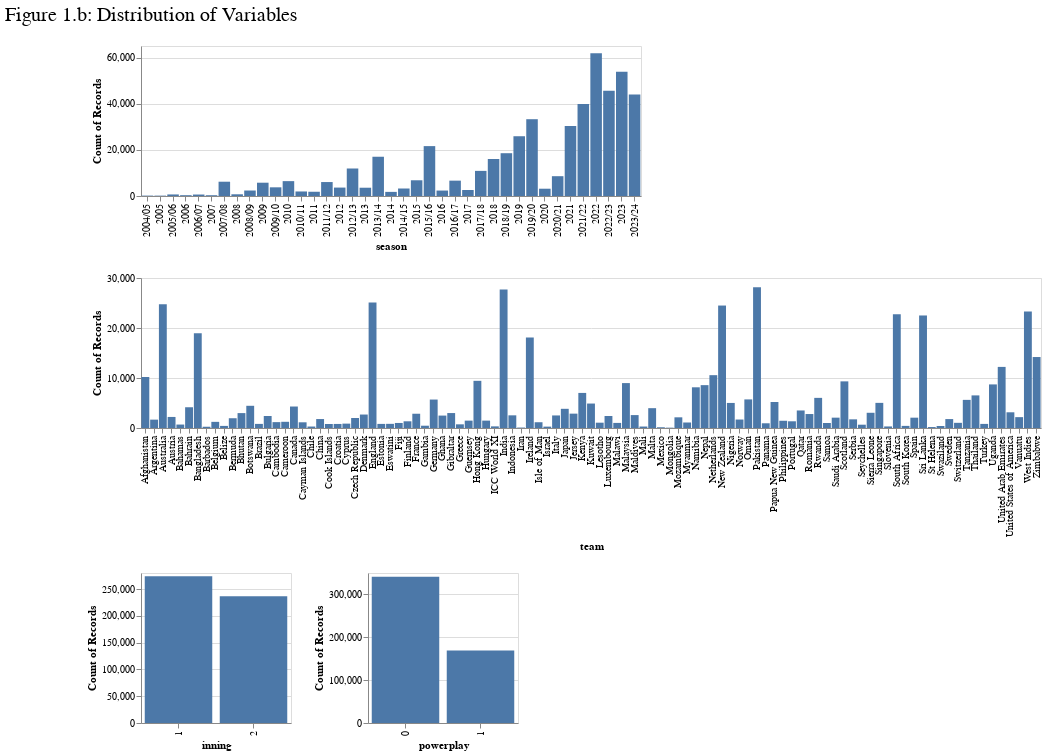

Notebook code for this chart:
### Code cell
season = vis_bar("season", 500, 150)
team = vis_bar("team", 900, 150)
inning = vis_bar("inning:N", 150, 150)
powerplay = vis_bar("powerplay:N", 150, 150)

title_1_b = alt.Chart(
    {"values": [{"text": "Figure 1.2: Distribution of Variables"}]}
).mark_text(size=20).encode(
    text="text:N"
)

h_1 = alt.hconcat(inning, powerplay)
alt.vconcat(title_1_b, season, team, h_1)

### Figure 1 — Vega specification as saved in the notebook (floating-point values rounded to 4 significant figures)
{"$schema": "https://vega.github.io/schema/vega/v5.json", "background": "white", "data": [{"name": "data-baf8698baf4213342b2af0be85023aab", "values": [{"text": "Figure 1.b: Distribution of Variables"}]}, {"name": "source_2"}, {"name": "source_0", "values": [{"__count": 53877, "season": "2023"}, {"__count": 39909, "season": "2021/22"}, {"__count": 45633, "season": "2022/23"}, {"__count": 8585, "season": "2020/21"}, {"__count": 6441, "season": "2010"}, {"__count": 16027, "season": "2018"}, {"__count": 3160, "season": "2020"}, {"__count": 21619, "season": "2015/16"}, {"__count": 5762, "season": "2009"}, {"__count": 17011, "season": "2013/14"}, {"__count": 61873, "season": "2022"}, {"__count": 6653, "season": "2016/17"}, {"__count": 11919, "season": "2012/13"}, {"__count": 2358, "season": "2016"}, {"__count": 10884, "season": "2017/18"}, {"__count": 25899, "season": "2019"}, {"__count": 43967, "season": "2023/24"}, {"__count": 6813, "season": "2015"}, {"__count": 1960, "season": "2010/11"}, {"__count": 33277, "season": "2019/20"}, {"__count": 18542, "season": "2018/19"}, {"__count": 30334, "season": "2021"}, {"__count": 3762, "season": "2009/10"}, {"__count": 2591, "season": "2017"}, {"__count": 6193, "season": "2007/08"}, {"__count": 3651, "season": "2012"}, {"__count": 348, "season": "2006"}, {"__count": 6047, "season": "2011/12"}, {"__count": 1840, "season": "2011"}, {"__count": 1787, "season": "2014"}, {"__count": 3249, "season": "2014/15"}, {"__count": 3589, "season": "2013"}, {"__count": 2377, "season": "2008/09"}, {"__count": 634, "season": "2006/07"}, {"__count": 160, "season": "2005"}, {"__count": 741, "season": "2008"}, {"__count": 672, "season": "2005/06"}, {"__count": 337, "season": "2007"}, {"__count": 171, "season": "2004/05"}]}, {"name": "source_1", "values": [{"__count": 1342, "team": "Portugal"}, {"__count": 5012, "team": "Nigeria"}, {"__count": 24491, "team": "New Zealand"}, {"__count": 22754, "team": "South Africa"}, {"__count": 1672, "team": "Argentina"}, {"__count": 24761, "team": "Australia"}, {"__count": 22505, "team": "Sri Lanka"}, {"__count": 2512, "team": "Italy"}, {"__count": 3044, "team": "Sierra Leone"}, {"__count": 1230, "team": "Belgium"}, {"__count": 18930, "team": "Bangladesh"}, {"__count": 14194, "team": "Zimbabwe"}, {"__count": 8718, "team": "Uganda"}, {"__count": 10199, "team": "Afghanistan"}, {"__count": 25120, "team": "England"}, {"__count": 23305, "team": "West Indies"}, {"__count": 3966, "team": "Malta"}, {"__count": 8982, "team": "Malaysia"}, {"__count": 28134, "team": "Pakistan"}, {"__count": 10567, "team": "Netherlands"}, {"__count": 9435, "team": "Hong Kong"}, {"__count": 2485, "team": "Ghana"}, {"__count": 9327, "team": "Scotland"}, {"__count": 5026, "team": "Singapore"}, {"__count": 2582, "team": "Maldives"}, {"__count": 4891, "team": "Kuwait"}, {"__count": 4150, "team": "Bahrain"}, {"__count": 27701, "team": "India"}, {"__count": 6521, "team": "Thailand"}, {"__count": 18113, "team": "Ireland"}, {"__count": 12220, "team": "United Arab Emirates"}, {"__count": 8572, "team": "Nepal"}, {"__count": 1035, "team": "Switzerland"}, {"__count": 2980, "team": "Bhutan"}, {"__count": 5626, "team": "Tanzania"}, {"__count": 5690, "team": "Germany"}, {"__count": 3506, "team": "Qatar"}, {"__count": 7015, "team": "Kenya"}, {"__count": 5719, "team": "Oman"}, {"__count": 8141, "team": "Namibia"}, {"__count": 2989, "team": "Gibraltar"}, {"__count": 1953, "team": "Bermuda"}, {"__count": 1340, "team": "Finland"}, {"__count": 811, "team": "Croatia"}, {"__count": 2534, "team": "Indonesia"}, {"__count": 801, "team": "Cook Islands"}, {"__count": 422, "team": "South Korea"}, {"__count": 1240, "team": "Cameroon"}, {"__count": 1447, "team": "Philippines"}, {"__count": 1790, "team": "China"}, {"__count": 2003, "team": "Czech Republic"}, {"__count": 2794, "team": "Romania"}, {"__count": 5203, "team": "Papua New Guinea"}, {"__count": 689, "team": "Bahamas"}, {"__count": 2693, "team": "Denmark"}, {"__count": 1005, "team": "Samoa"}, {"__count": 2136, "team": "Mozambique"}, {"__count": 2065, "team": "Spain"}, {"__count": 1018, "team": "Malawi"}, {"__count": 661, "team": "Seychelles"}, {"__count": 3142, "team": "United States of America"}, {"__count": 2171, "team": "Vanuatu"}, {"__count": 2853, "team": "France"}, {"__count": 2872, "team": "Jersey"}, {"__count": 819, "team": "Turkey"}, {"__count": 1101, "team": "Myanmar"}, {"__count": 1733, "team": "Serbia"}, {"__count": 2398, "team": "Luxembourg"}, {"__count": 3838, "team": "Japan"}, {"__count": 2211, "team": "Austria"}, {"__count": 293, "team": "Mali"}, {"__count": 2406, "team": "Bulgaria"}, {"__count": 1062, "team": "Lesotho"}, {"__count": 1474, "team": "Guernsey"}, {"__count": 2069, "team": "Saudi Arabia"}, {"__count": 6026, "team": "Rwanda"}, {"__count": 1175, "team": "Cambodia"}, {"__count": 4441, "team": "Botswana"}, {"__count": 1695, "team": "Norway"}, {"__count": 1153, "team": "Isle of Man"}, {"__count": 4296, "team": "Canada"}, {"__count": 874, "team": "Cyprus"}, {"__count": 821, "team": "Brazil"}, {"__count": 326, "team": "ICC World XI"}, {"__count": 820, "team": "Estonia"}, {"__count": 293, "team": "Chile"}, {"__count": 1008, "team": "Fiji"}, {"__count": 831, "team": "Eswatini"}, {"__count": 734, "team": "Greece"}, {"__count": 1476, "team": "Hungary"}, {"__count": 274, "team": "Israel"}, {"__count": 1141, "team": "Cayman Islands"}, {"__count": 190, "team": "St Helena"}, {"__count": 944, "team": "Panama"}, {"__count": 420, "team": "Belize"}, {"__count": 1785, "team": "Sweden"}, {"__count": 251, "team": "Barbados"}, {"__count": 149, "team": "Mexico"}, {"__count": 310, "team": "Slovenia"}, {"__count": 396, "team": "Swaziland"}, {"__count": 66, "team": "Mongolia"}, {"__count": 458, "team": "Gambia"}, {"__count": 90, "team": "Iran"}]}, {"name": "data_0", "values": [{"__count": 236687, "inning": 2}, {"__count": 273965, "inning": 1}]}, {"name": "data_1", "values": [{"__count": 169244, "powerplay": 1}, {"__count": 341408, "powerplay": 0}]}, {"name": "source_0_concat_1_x_domain_season", "values": [{"season": "2023"}, {"season": "2021/22"}, {"season": "2022/23"}, {"season": "2020/21"}, {"season": "2010"}, {"season": "2018"}, {"season": "2020"}, {"season": "2015/16"}, {"season": "2009"}, {"season": "2013/14"}, {"season": "2022"}, {"season": "2016/17"}, {"season": "2012/13"}, {"season": "2016"}, {"season": "2017/18"}, {"season": "2019"}, {"season": "2023/24"}, {"season": "2015"}, {"season": "2010/11"}, {"season": "2019/20"}, {"season": "2018/19"}, {"season": "2021"}, {"season": "2009/10"}, {"season": "2017"}, {"season": "2007/08"}, {"season": "2012"}, {"season": "2006"}, {"season": "2011/12"}, {"season": "2011"}, {"season": "2014"}, {"season": "2014/15"}, {"season": "2013"}, {"season": "2008/09"}, {"season": "2006/07"}, {"season": "2005"}, {"season": "2008"}, {"season": "2005/06"}, {"season": "2007"}, {"season": "2004/05"}]}, {"name": "source_0_concat_1_y_domain___count", "values": [{"max": 61873, "min": 160}]}, {"name": "source_1_concat_2_x_domain_team", "values": [{"team": "Portugal"}, {"team": "Nigeria"}, {"team": "New Zealand"}, {"team": "South Africa"}, {"team": "Argentina"}, {"team": "Australia"}, {"team": "Sri Lanka"}, {"team": "Italy"}, {"team": "Sierra Leone"}, {"team": "Belgium"}, {"team": "Bangladesh"}, {"team": "Zimbabwe"}, {"team": "Uganda"}, {"team": "Afghanistan"}, {"team": "England"}, {"team": "West Indies"}, {"team": "Malta"}, {"team": "Malaysia"}, {"team": "Pakistan"}, {"team": "Netherlands"}, {"team": "Hong Kong"}, {"team": "Ghana"}, {"team": "Scotland"}, {"team": "Singapore"}, {"team": "Maldives"}, {"team": "Kuwait"}, {"team": "Bahrain"}, {"team": "India"}, {"team": "Thailand"}, {"team": "Ireland"}, {"team": "United Arab Emirates"}, {"team": "Nepal"}, {"team": "Switzerland"}, {"team": "Bhutan"}, {"team": "Tanzania"}, {"team": "Germany"}, {"team": "Qatar"}, {"team": "Kenya"}, {"team": "Oman"}, {"team": "Namibia"}, {"team": "Gibraltar"}, {"team": "Bermuda"}, {"team": "Finland"}, {"team": "Croatia"}, {"team": "Indonesia"}, {"team": "Cook Islands"}, {"team": "South Korea"}, {"team": "Cameroon"}, {"team": "Philippines"}, {"team": "China"}, {"team": "Czech Republic"}, {"team": "Romania"}, {"team": "Papua New Guinea"}, {"team": "Bahamas"}, {"team": "Denmark"}, {"team": "Samoa"}, {"team": "Mozambique"}, {"team": "Spain"}, {"team": "Malawi"}, {"team": "Seychelles"}, {"team": "United States of America"}, {"team": "Vanuatu"}, {"team": "France"}, {"team": "Jersey"}, {"team": "Turkey"}, {"team": "Myanmar"}, {"team": "Serbia"}, {"team": "Luxembourg"}, {"team": "Japan"}, {"team": "Austria"}, {"team": "Mali"}, {"team": "Bulgaria"}, {"team": "Lesotho"}, {"team": "Guernsey"}, {"team": "Saudi Arabia"}, {"team": "Rwanda"}, {"team": "Cambodia"}, {"team": "Botswana"}, {"team": "Norway"}, {"team": "Isle of Man"}, {"team": "Canada"}, {"team": "Cyprus"}, {"team": "Brazil"}, {"team": "ICC World XI"}, {"team": "Estonia"}, {"team": "Chile"}, {"team": "Fiji"}, {"team": "Eswatini"}, {"team": "Greece"}, {"team": "Hungary"}, {"team": "Israel"}, {"team": "Cayman Islands"}, {"team": "St Helena"}, {"team": "Panama"}, {"team": "Belize"}, {"team": "Sweden"}, {"team": "Barbados"}, {"team": "Mexico"}, {"team": "Slovenia"}, {"team": "Swaziland"}, {"team": "Mongolia"}, {"team": "Gambia"}, {"team": "Iran"}]}, {"name": "source_1_concat_2_y_domain___count", "values": [{"max": 28134, "min": 66}]}, {"name": "data_0_concat_3_concat_0_x_domain_inning", "values": [{"inning": 2}, {"inning": 1}]}, {"name": "data_0_concat_3_concat_0_y_domain___count", "values": [{"max": 273965, "min": 236687}]}, {"name": "data_1_concat_3_concat_1_x_domain_powerplay", "values": [{"powerplay": 1}, {"powerplay": 0}]}, {"name": "data_1_concat_3_concat_1_y_domain___count", "values": [{"max": 341408, "min": 169244}]}], "layout": {"align": "each", "bounds": "full", "columns": 1, "padding": 20}, "marks": [{"encode": {"update": {"height": {"signal": "concat_0_height"}, "width": {"signal": "concat_0_width"}}}, "marks": [{"encode": {"update": {"align": {"value": "center"}, "baseline": {"value": "middle"}, "description": {"signal": "\"text: \" + (isValid(datum[\"text\"]) ? datum[\"text\"] : \"\"+datum[\"text\"])"}, "fill": {"value": "black"}, "fontSize": {"value": 20}, "text": {"signal": "isValid(datum[\"text\"]) ? datum[\"text\"] : \"\"+datum[\"text\"]"}, "x": {"mult": 0.5, "signal": "concat_0_width"}, "y": {"mult": 0.5, "signal": "concat_0_height"}}}, "from": {"data": "data-baf8698baf4213342b2af0be85023aab"}, "name": "concat_0_marks", "style": ["text"], "type": "text"}], "name": "concat_0_group", "style": "view", "type": "group"}, {"axes": [{"aria": false, "domain": false, "grid": true, "gridScale": "concat_1_x", "labels": false, "maxExtent": 0, "minExtent": 0, "orient": "left", "scale": "concat_1_y", "tickCount": {"signal": "ceil(concat_1_height/40)"}, "ticks": false, "zindex": 0}, {"grid": false, "labelAlign": "right", "labelAngle": 270, "labelBaseline": "middle", "orient": "bottom", "scale": "concat_1_x", "title": "season", "zindex": 0}, {"grid": false, "labelOverlap": true, "orient": "left", "scale": "concat_1_y", "tickCount": {"signal": "ceil(concat_1_height/40)"}, "title": "Count of Records", "zindex": 0}], "encode": {"update": {"height": {"signal": "concat_1_height"}, "width": {"signal": "concat_1_width"}}}, "marks": [{"encode": {"update": {"ariaRoleDescription": {"value": "bar"}, "description": {"signal": "\"season: \" + (isValid(datum[\"season\"]) ? datum[\"season\"] : \"\"+datum[\"season\"]) + \"; Count of Records: \" + (format(datum[\"__count\"], \"\"))"}, "fill": {"value": "#4c78a8"}, "width": {"signal": "max(0.25, bandwidth('concat_1_x'))"}, "x": {"field": "season", "scale": "concat_1_x"}, "y": {"field": "__count", "scale": "concat_1_y"}, "y2": {"scale": "concat_1_y", "value": 0}}}, "from": {"data": "source_0"}, "name": "concat_1_marks", "style": ["bar"], "type": "rect"}], "name": "concat_1_group", "style": "cell", "type": "group"}, {"axes": [{"aria": false, "domain": false, "grid": true, "gridScale": "concat_2_x", "labels": false, "maxExtent": 0, "minExtent": 0, "orient": "left", "scale": "concat_2_y", "tickCount": {"signal": "ceil(concat_2_height/40)"}, "ticks": false, "zindex": 0}, {"grid": false, "labelAlign": "right", "labelAngle": 270, "labelBaseline": "middle", "orient": "bottom", "scale": "concat_2_x", "title": "team", "zindex": 0}, {"grid": false, "labelOverlap": true, "orient": "left", "scale": "concat_2_y", "tickCount": {"signal": "ceil(concat_2_height/40)"}, "title": "Count of Records", "zindex": 0}], "encode": {"update": {"height": {"signal": "concat_2_height"}, "width": {"signal": "concat_2_width"}}}, "marks": [{"encode": {"update": {"ariaRoleDescription": {"value": "bar"}, "description": {"signal": "\"team: \" + (isValid(datum[\"team\"]) ? datum[\"team\"] : \"\"+datum[\"team\"]) + \"; Count of Records: \" + (format(datum[\"__count\"], \"\"))"}, "fill": {"value": "#4c78a8"}, "width": {"signal": "max(0.25, bandwidth('concat_2_x'))"}, "x": {"field": "team", "scale": "concat_2_x"}, "y": {"field": "__count", "scale": "concat_2_y"}, "y2": {"scale": "concat_2_y", "value": 0}}}, "from": {"data": "source_1"}, "name": "concat_2_marks", "style": ["bar"], "type": "rect"}], "name": "concat_2_group", "style": "cell", "type": "group"}, {"layout": {"align": "each", "bounds": "full", "padding": 20}, "marks": [{"axes": [{"aria": false, "domain": false, "grid": true, "gridScale": "concat_3_concat_0_x", "labels": false, "maxExtent": 0, "minExtent": 0, "orient": "left", "scale": "concat_3_concat_0_y", "tickCount": {"signal": "ceil(concat_3_height/40)"}, "ticks": false, "zindex": 0}, {"grid": false, "labelAlign": "right", "labelAngle": 270, "labelBaseline": "middle", "orient": "bottom", "scale": "concat_3_concat_0_x", "title": "inning", "zindex": 0}, {"grid": false, "labelOverlap": true, "orient": "left", "scale": "concat_3_concat_0_y", "tickCount": {"signal": "ceil(concat_3_height/40)"}, "title": "Count of Records", "zindex": 0}], "encode": {"update": {"height": {"signal": "concat_3_height"}, "width": {"signal": "concat_3_childWidth"}}}, "marks": [{"encode": {"update": {"ariaRoleDescription": {"value": "bar"}, "description": {"signal": "\"inning: \" + (isValid(datum[\"inning\"]) ? datum[\"inning\"] : \"\"+datum[\"inning\"]) + \"; Count of Records: \" + (format(datum[\"__count\"], \"\"))"}, "fill": {"value": "#4c78a8"}, "width": {"signal": "max(0.25, bandwidth('concat_3_concat_0_x'))"}, "x": {"field": "inning", "scale": "concat_3_concat_0_x"}, "y": {"field": "__count", "scale": "concat_3_concat_0_y"}, "y2": {"scale": "concat_3_concat_0_y", "value": 0}}}, "from": {"data": "data_0"}, "name": "concat_3_concat_0_marks", "style": ["bar"], "type": "rect"}], "name": "concat_3_concat_0_group", "style": "cell", "type": "group"}, {"axes": [{"aria": false, "domain": false, "grid": true, "gridScale": "concat_3_concat_1_x", "labels": false, "maxExtent": 0, "minExtent": 0, "orient": "left", "scale": "concat_3_concat_1_y", "tickCount": {"signal": "ceil(concat_3_height/40)"}, "ticks": false, "zindex": 0}, {"grid": false, "labelAlign": "right", "labelAngle": 270, "labelBaseline": "middle", "orient": "bottom", "scale": "concat_3_concat_1_x", "title": "powerplay", "zindex": 0}, {"grid": false, "labelOverlap": true, "orient": "left", "scale": "concat_3_concat_1_y", "tickCount": {"signal": "ceil(concat_3_height/40)"}, "title": "Count of Records", "zindex": 0}], "encode": {"update": {"height": {"signal": "concat_3_height"}, "width": {"signal": "concat_3_childWidth"}}}, "marks": [{"encode": {"update": {"ariaRoleDescription": {"value": "bar"}, "description": {"signal": "\"powerplay: \" + (isValid(datum[\"powerplay\"]) ? datum[\"powerplay\"] : \"\"+datum[\"powerplay\"]) + \"; Count of Records: \" + (format(datum[\"__count\"], \"\"))"}, "fill": {"value": "#4c78a8"}, "width": {"signal": "max(0.25, bandwidth('concat_3_concat_1_x'))"}, "x": {"field": "powerplay", "scale": "concat_3_concat_1_x"}, "y": {"field": "__count", "scale": "concat_3_concat_1_y"}, "y2": {"scale": "concat_3_concat_1_y", "value": 0}}}, "from": {"data": "data_1"}, "name": "concat_3_concat_1_marks", "style": ["bar"], "type": "rect"}], "name": "concat_3_concat_1_group", "style": "cell", "type": "group"}], "name": "concat_3_group", "type": "group"}], "padding": 5, "scales": [{"domain": {"data": "source_0_concat_1_x_domain_season", "field": "season", "sort": true}, "name": "concat_1_x", "paddingInner": 0.1, "paddingOuter": 0.05, "range": [0, {"signal": "concat_1_width"}], "type": "band"}, {"domain": [{"signal": "(data(\"source_0_concat_1_y_domain___count\")[0] || {}).min"}, {"signal": "(data(\"source_0_concat_1_y_domain___count\")[0] || {}).max"}], "name": "concat_1_y", "nice": true, "range": [{"signal": "concat_1_height"}, 0], "type": "linear", "zero": true}, {"domain": {"data": "source_1_concat_2_x_domain_team", "field": "team", "sort": true}, "name": "concat_2_x", "paddingInner": 0.1, "paddingOuter": 0.05, "range": [0, {"signal": "concat_2_width"}], "type": "band"}, {"domain": [{"signal": "(data(\"source_1_concat_2_y_domain___count\")[0] || {}).min"}, {"signal": "(data(\"source_1_concat_2_y_domain___count\")[0] || {}).max"}], "name": "concat_2_y", "nice": true, "range": [{"signal": "concat_2_height"}, 0], "type": "linear", "zero": true}, {"domain": {"data": "data_0_concat_3_concat_0_x_domain_inning", "field": "inning", "sort": true}, "name": "concat_3_concat_0_x", "paddingInner": 0.1, "paddingOuter": 0.05, "range": [0, {"signal": "concat_3_childWidth"}], "type": "band"}, {"domain": [{"signal": "(data(\"data_0_concat_3_concat_0_y_domain___count\")[0] || {}).min"}, {"signal": "(data(\"data_0_concat_3_concat_0_y_domain___count\")[0] || {}).max"}], "name": "concat_3_concat_0_y", "nice": true, "range": [{"signal": "concat_3_height"}, 0], "type": "linear", "zero": true}, {"domain": {"data": "data_1_concat_3_concat_1_x_domain_powerplay", "field": "powerplay", "sort": true}, "name": "concat_3_concat_1_x", "paddingInner": 0.1, "paddingOuter": 0.05, "range": [0, {"signal": "concat_3_childWidth"}], "type": "band"}, {"domain": [{"signal": "(data(\"data_1_concat_3_concat_1_y_domain___count\")[0] || {}).min"}, {"signal": "(data(\"data_1_concat_3_concat_1_y_domain___count\")[0] || {}).max"}], "name": "concat_3_concat_1_y", "nice": true, "range": [{"signal": "concat_3_height"}, 0], "type": "linear", "zero": true}], "signals": [{"name": "concat_0_width", "value": 20}, {"name": "concat_0_height", "value": 20}, {"name": "concat_1_width", "value": 500}, {"name": "concat_1_height", "value": 150}, {"name": "concat_2_width", "value": 900}, {"name": "concat_2_height", "value": 150}, {"name": "concat_3_height", "value": 150}, {"name": "concat_3_childWidth", "value": 150}]}
